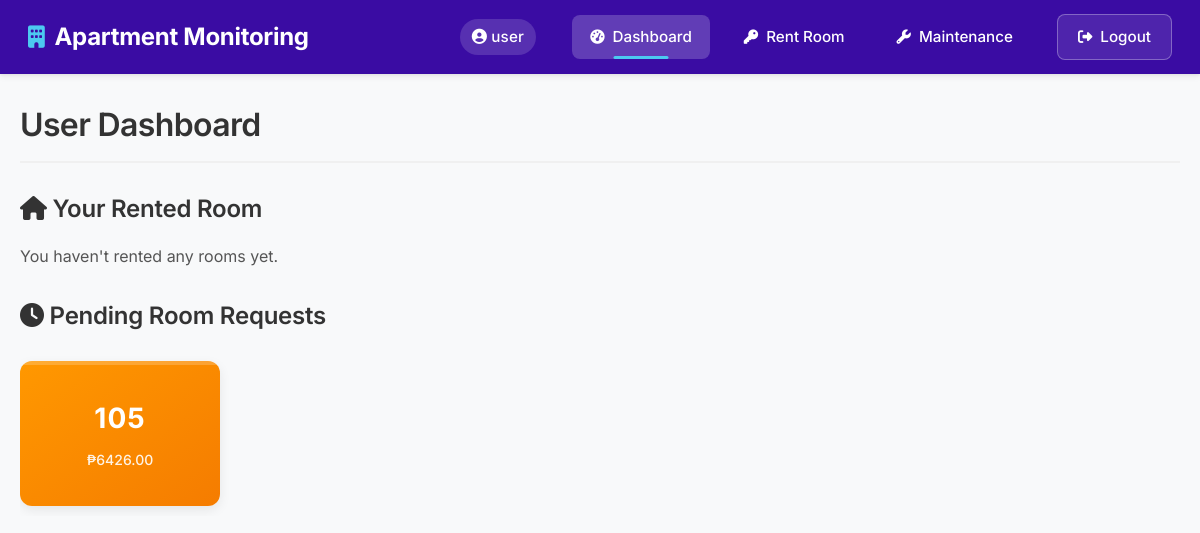
The app's page /user/dashboard.php (signed in), older data.
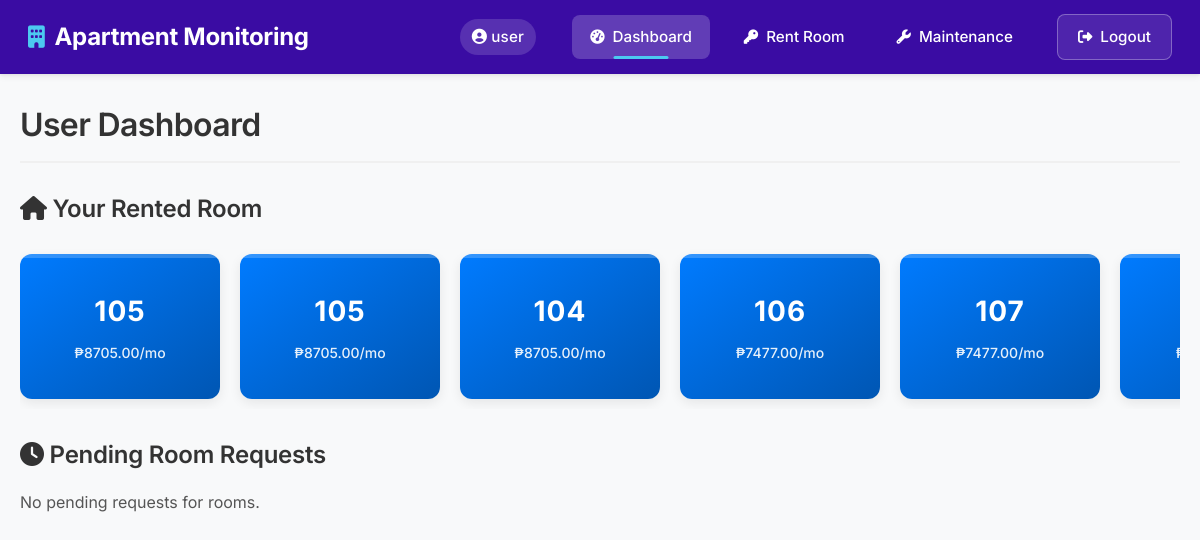
The same page, newer data.
### tables this page shows
CREATE TABLE `room_requests` (
  `id` int(11) NOT NULL,
  `user_id` int(11) NOT NULL,
  `room_id` int(11) NOT NULL,
  `status` enum('pending','approved','rejected') NOT NULL DEFAULT 'pending',
  `request_date` timestamp NOT NULL DEFAULT current_timestamp(),
  `name` varchar(255) NOT NULL,
  `contact` varchar(255) NOT NULL,
  `pax` int(11) NOT NULL,
  `mode_of_payment` varchar(50) NOT NULL
);

CREATE TABLE `rooms` (
  `id` int(11) NOT NULL,
  `room_number` varchar(10) NOT NULL,
  `status` enum('available','occupied','pending') DEFAULT 'available',
  `price` decimal(10,2) NOT NULL,
  `created_at` timestamp NOT NULL DEFAULT current_timestamp(),
  `user_id` int(11) DEFAULT NULL
);

CREATE TABLE `payments` (
  `id` int(11) NOT NULL,
  `tenant_id` int(11) NOT NULL,
  `amount` decimal(10,2) NOT NULL,
  `date_approved` date NOT NULL,
  `status` varchar(50) NOT NULL,
  `due_date` date NOT NULL
);

### user/dashboard.php (the view, shortened to what this page needs)
<?php
include "../includes/navbar.php";
$rented_room_query = "SELECT r.room_number, p.date_approved, p.due_date, p.amount
                       FROM rooms r
                       JOIN payments p ON r.id = p.tenant_id
                       JOIN room_requests rr ON r.id = rr.room_id
                       WHERE rr.user_id = ? AND rr.status = 'approved'";
$rented_room_stmt = $conn->prepare($rented_room_query);
$rented_room_stmt->execute([$_SESSION['user_id']]);
$rented_rooms = $rented_room_stmt->fetchAll(PDO::FETCH_ASSOC);
$pending_requests_query = "SELECT rr.*, r.room_number, r.price
                           FROM room_requests rr
                           JOIN rooms r ON rr.room_id = r.id
                           WHERE rr.user_id = ? AND rr.status = 'pending'";
$pending_requests_stmt = $conn->prepare($pending_requests_query);
$pending_requests_stmt->execute([$_SESSION['user_id']]);
$pending_requests = $pending_requests_stmt->fetchAll(PDO::FETCH_ASSOC);
?>
<!DOCTYPE html>
<html lang="en">
<head>
    <link rel="stylesheet" href="../css/styles.css">
    <link rel="stylesheet" href="../css/userdashboard.css">
    <link rel="stylesheet" href="../css/modal.css">
    <link rel="stylesheet" href="https://cdnjs.cloudflare.com/ajax/libs/font-awesome/6.5.1/css/all.min.css">
</head>
<body>
    <div class="container">
        <h1>User Dashboard</h1>
        <section class="dashboard-section">
            <div class="section-header">
                <h2><i class="fas fa-home"></i> Your Rented Room</h2>
            </div>
            <?php if (count($rented_rooms) > 0): ?>
    <div class="room-grid">
        <?php foreach($rented_rooms as $index => $rented_room): ?>
            <div class="room-card rented" onclick="showRentedRoomDetails(<?php echo $index; ?>)">
                <div class="room-number"><?php echo htmlspecialchars($rented_room['room_number']); ?></div>
                <div class="room-price">₱<?php echo htmlspecialchars($rented_room['amount']); ?>/mo</div>
            </div>
        <?php endforeach; ?>
    </div>
<?php else: ?>
    <p>You haven't rented any rooms yet.</p>
<?php endif; ?>
        </section>
        <section class="dashboard-section">
            <div class="section-header">
                <h2><i class="fas fa-clock"></i> Pending Room Requests</h2>
            </div>
            <?php if (count($pending_requests) > 0): ?>
                <div class="room-grid">
                    <?php foreach ($pending_requests as $request): ?>
                        <div class="room-card pending-request">
                            <div class="room-number"><?php echo htmlspecialchars($request['room_number']); ?></div>
                            <div class="room-price">₱<?php echo htmlspecialchars($request['price']); ?></div>
                        </div>
                    <?php endforeach; ?>
                </div>
            <?php else: ?>
                <p>No pending requests for rooms.</p>
            <?php endif; ?>
        </section>
    </div>
</body>
</html>

Row changes from the older to the newer data that the page shows:
no longer on this page (row edited): room_requests: room.room_number "105", room.price "6426.00"
now on this page (row edited): rooms: room_number "105", payments.amount "8705.00"
now on this page (row edited): rooms: room_number "104", payments.amount "8705.00"
now on this page (row edited): rooms: room_number "106", payments.amount "7477.00"
now on this page (row edited): rooms: room_number "107", payments.amount "7477.00"
Text that changed along with them:
text no longer shown: "You haven't rented any rooms yet."
text now shown: "No pending requests for rooms."
